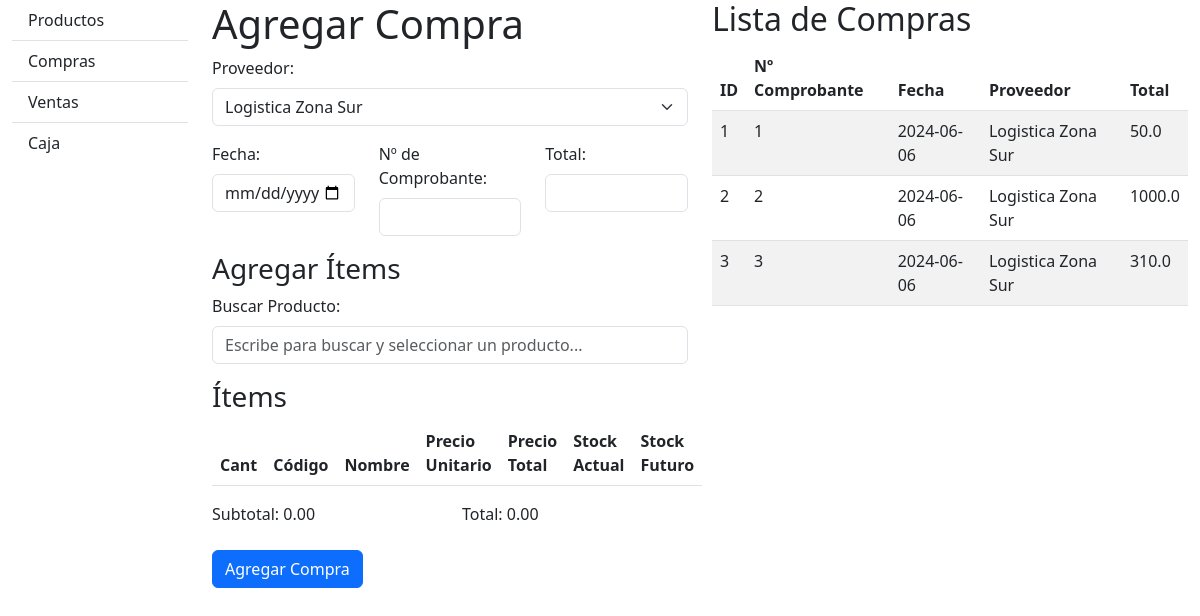
Before: /compras with the older database file.
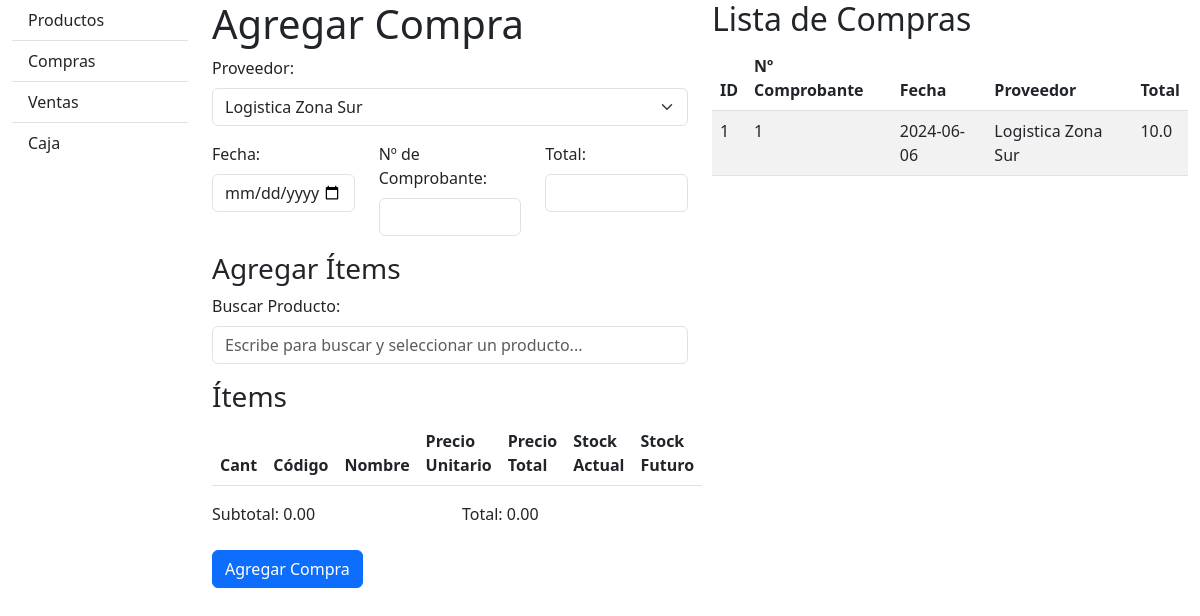
After: the same page with the newer database file.
### database_setup.py (models this page shows)
class Compra(Base):
    __tablename__ = 'Compra'
    id = Column(Integer, primary_key=True, autoincrement=True)
    fecha = Column(Date, nullable=False)
    numero_comprobante = Column(String, nullable=False)
    total = Column(Float, nullable=False)
    idproveedor = Column(Integer, ForeignKey('Proveedor.id'))
    proveedor = relationship('Proveedor', back_populates='compras')
    detalles = relationship('DetalleCompra', back_populates='compra', cascade='all, delete-orphan')

class Proveedor(Base):
    __tablename__ = 'Proveedor'
    id = Column(Integer, primary_key=True, autoincrement=True)
    nombre = Column(String, nullable=False)
    cuit = Column(String, nullable=True)
    compras = relationship('Compra', back_populates='proveedor')

### compras.py (the view)
@compras_bp.route('/compras')
def mostrar_compras():
    compras = session.query(Compra).all()
    proveedores = session.query(Proveedor).all()
    productos = session.query(Producto).all()
    return render_template('compras.html', compras=compras, proveedores=proveedores, productos=productos)

### templates/compras.html (shortened to what this page needs)
<!DOCTYPE html>
<html lang="en">
<head>
    <link href="https://cdn.jsdelivr.net/npm/bootstrap@5.3.0/dist/css/bootstrap.min.css" rel="stylesheet">
</head>
<body>
    <div class="container-fluid">
        <div class="row">
            <div class="col-md-2">
                {% include 'navbar.html' %}
            </div>
            <div class="col-md-5">
                <h1>Agregar Compra</h1>
                <form action="/compras/agregar" method="post" id="compraForm">
                    <div class="mb-3">
                        <label for="idproveedor" class="form-label">Proveedor:</label>
                        <select class="form-select" id="idproveedor" name="idproveedor" required>
                            {% for proveedor in proveedores %}
                                <option value="{{ proveedor.id }}">{{ proveedor.nombre }}</option>
                            {% endfor %}
                        </select>
                    </div>
                    <div class="row mb-3">
                        <div class="col-md-4">
                            <label for="fecha" class="form-label">Fecha:</label>
                            <input type="date" class="form-control" id="fecha" name="fecha" required>
                        </div>
                        <div class="col-md-4">
                            <label for="numero_comprobante" class="form-label">Nº de Comprobante:</label>
                            <input type="text" class="form-control" id="numero_comprobante" name="numero_comprobante" required>
                        </div>
                        <div class="col-md-4">
                            <label for="total" class="form-label">Total:</label>
                            <input type="number" class="form-control" id="total" name="total">
                        </div>
                    </div>
                    <h3>Agregar Ítems</h3>
                    <div class="mb-3">
                        <label for="buscar_producto" class="form-label">Buscar Producto:</label>
                        <input type="text" class="form-control" id="buscar_producto" placeholder="Escribe para buscar y seleccionar un producto...">
                    </div>
                    <h3>Ítems</h3>
                    <table class="table table-striped" id="itemsTable">
                        <thead>
                            <tr>
                                <th>Cant</th>
                                <th>Código</th>
                                <th>Nombre</th>
                                <th>Precio Unitario</th>
                                <th>Precio Total</th>
                                <th>Stock Actual</th>
                                <th>Stock Futuro</th>
                            </tr>
                        </thead>
                    </table>
                    <div class="row mb-3">
                        <div class="col-md-6">
                            <label for="subtotal" class="form-label">Subtotal:</label>
                            <span id="subtotal">0.00</span>
                        </div>
                        <div class="col-md-6">
                            <label for="totalFactura" class="form-label">Total:</label>
                            <span id="totalFactura">0.00</span>
                        </div>
                    </div>
                    <button type="submit" class="btn btn-primary">Agregar Compra</button>
                </form>
            </div>
            <div class="col-md-5">
                <h2>Lista de Compras</h2>
                <table class="table table-striped">
                    <thead id="tablaEncabezado">
                        <tr>
                            <th>ID</th>
                            <th>Nº Comprobante</th>
                            <th>Fecha</th>
                            <th>Proveedor</th>
                            <th>Total</th>
                        </tr>
                    </thead>
                    <tbody>
                        {% for compra in compras %}
                            <tr>
                                <td>{{ compra.id }}</td>
                                <td>{{ compra.numero_comprobante }}</td>
                                <td>{{ compra.fecha }}</td>
                                <td>{{ compra.proveedor.nombre }}</td>
                                <td>{{ compra.total }}</td>
                            </tr>
                        {% endfor %}
                    </tbody>
                </table>
            </div>
        </div>
    </div>
</body>
</html>

### templates/navbar.html
<nav id="sidebar" class="bg-light">
    <div class="list-group list-group-flush">
        <a href="/productos" class="list-group-item list-group-item-action">Productos</a>
        <a href="/compras" class="list-group-item list-group-item-action">Compras</a>
        <a href="/ventas" class="list-group-item list-group-item-action">Ventas</a>
        <a href="#" class="list-group-item list-group-item-action">Caja</a>
    </div>
</nav>

Changed rows visible on the page:
removed Compra: id "2", numero_comprobante "2", fecha "2024-06-06", proveedor.nombre "Logistica Zona Sur", total "1000.0"
removed Compra: id "3", numero_comprobante "3", fecha "2024-06-06", proveedor.nombre "Logistica Zona Sur", total "310.0"
changed Compra "Logistica Zona Sur": total "50.0" → "10.0"
